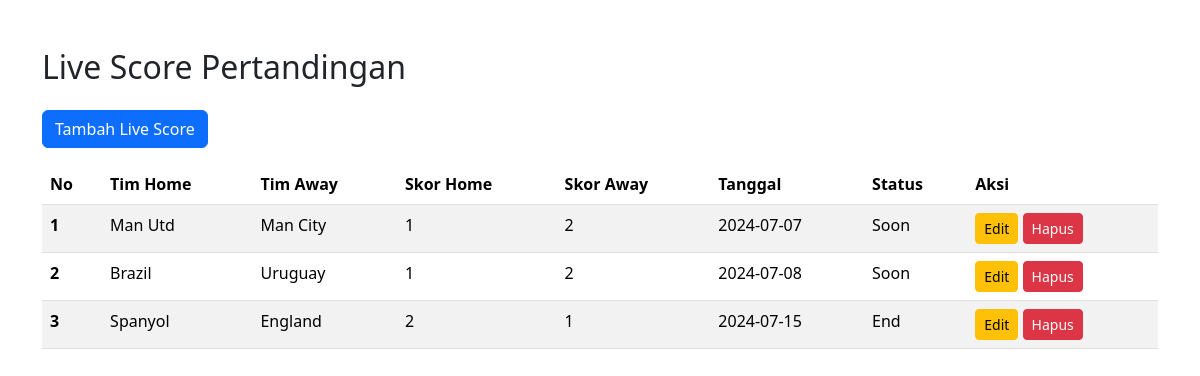
/UAS_Pemweb/admin/halaman_livescore.php (signed in), run on the app's committed database.
### tables this page shows
CREATE TABLE `matches` (
  `matches_id` int(11) NOT NULL,
  `home_team` varchar(100) NOT NULL,
  `away_team` varchar(100) NOT NULL,
  `home_score` int(11) DEFAULT 0,
  `away_score` int(11) DEFAULT 0,
  `match_date` date NOT NULL,
  `status` enum('Soon','Live','End') DEFAULT 'Soon'
);

### UAS_Pemweb/admin/halaman_livescore.php (the view, shortened to what this page needs)
<?php
include "config.php";
$sql = "SELECT * FROM matches ORDER BY matches_id ASC";
$result = mysqli_query($config, $sql);
$matches = [];
if (mysqli_num_rows($result) > 0) {
    while ($row = mysqli_fetch_assoc($result)) {
        $matches[] = $row;
    }
}
?>
<!DOCTYPE html>
<html lang="en">
<head>
    <link rel="stylesheet" href="https://cdn.jsdelivr.net/npm/bootstrap@5.3.3/dist/css/bootstrap.min.css">
</head>
<body>
    <div class="container mt-5">
        <h2 class="mb-4">Live Score Pertandingan</h2>
        <a href="tambah_livescore.php" class="btn btn-primary mb-3">Tambah Live Score</a>
        <table class="table table-striped">
            <thead>
                <tr>
                    <th scope="col">No</th>
                    <th scope="col">Tim Home</th>
                    <th scope="col">Tim Away</th>
                    <th scope="col">Skor Home</th>
                    <th scope="col">Skor Away</th>
                    <th scope="col">Tanggal</th>
                    <th scope="col">Status</th>
                    <th scope="col">Aksi</th>
                </tr>
            </thead>
            <tbody>
                <?php foreach ($matches as $match): ?>
                <tr>
                    <th scope="row"><?php echo $match['matches_id']; ?></th>
                    <td><?php echo $match['home_team']; ?></td>
                    <td><?php echo $match['away_team']; ?></td>
                    <td><?php echo $match['home_score']; ?></td>
                    <td><?php echo $match['away_score']; ?></td>
                    <td><?php echo $match['match_date']; ?></td>
                    <td><?php echo ucfirst($match['status']); ?></td>
                    <td>
                        <a href="edit_livescore.php?id=<?php echo $match['matches_id']; ?>" class="btn btn-warning btn-sm">Edit</a>
                        <a href="hapus_livescore.php?id=<?php echo $match['matches_id']; ?>" class="btn btn-danger btn-sm" onclick="return confirm('Apakah Anda yakin ingin menghapus data ini?');">Hapus</a>
                    </td>
                </tr>
                <?php endforeach; ?>
            </tbody>
        </table>
    </div>
</body>
</html>

### data on the page
matches: matches_id "1", home_team "Man Utd", away_team "Man City", home_score "1", away_score "2", match_date "2024-07-07", status "Soon"
matches: matches_id "2", home_team "Brazil", away_team "Uruguay", home_score "1", away_score "2", match_date "2024-07-08", status "Soon"
matches: matches_id "3", home_team "Spanyol", away_team "England", home_score "2", away_score "1", match_date "2024-07-15", status "End"
